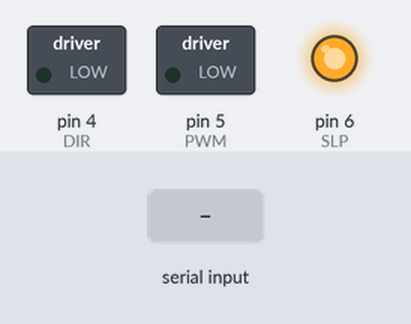
A sketch run on a simulated Arduino Uno, built with avr-gcc and run on an emulated ATmega328P. Shown: switched loads named in the sketch (green lamp = pin HIGH), output pins drawn as LEDs (lit = HIGH). The test bench sets the inputs (shaded band). What the sketch prints to the serial monitor is not drawn.

Above: at 1.2 s.
1.3 s: "30,150\n" received over Serial
At 2.0 s:
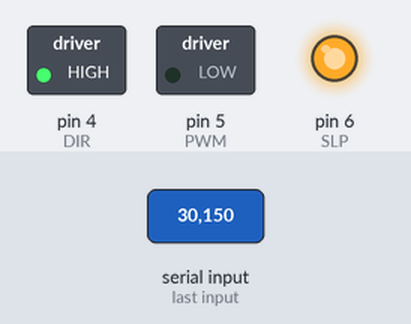
2.8 s: "2\n" received over Serial
At 4.0 s:
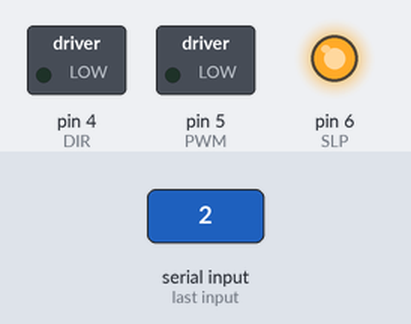
4.3 s: "1\n" received over Serial
At 5.1 s:
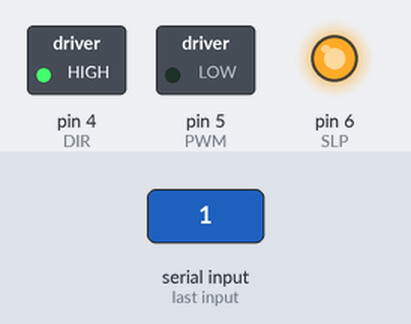
7.3 s: "200\n" received over Serial
At 8.4 s:
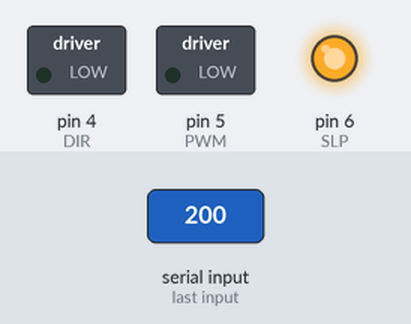
Timing chart, 0 to 9.8 s (numbered marks = the images above; inputs shaded):
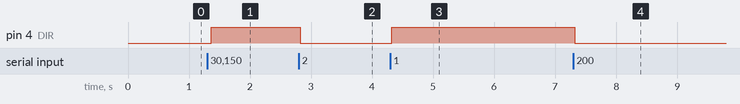

Measured:
- after the input at 1.3 s, pin 4 (DIR): LOW → HIGH after 0.06 s
- after the input at 2.8 s, pin 4 (DIR): HIGH → LOW at once
- after the input at 4.3 s, pin 4 (DIR): LOW → HIGH at once
- after the input at 7.3 s, pin 4 (DIR): HIGH → LOW at once

The sketch:

ard_cmd1.ino
```cpp
const int DIR = 4;
const int PWM = 5;
const int SLP = 6;
const int POT = A0;

int duty_cycle = 30; //percentage
int period = 1000; //us
int pot_val;
int cmd;


void setup() {
  pinMode(DIR, OUTPUT);
  pinMode(PWM, OUTPUT);
  pinMode(SLP, OUTPUT);
  pinMode(POT, INPUT);
  digitalWrite(SLP, HIGH);
  Serial.begin(9600);
  Serial.println("Motor initialized");
}

int pot_read()
{
  pot_val = analogRead(POT);
  Serial.println(pot_val);

}

void lift()
{
  Serial.println("Dropping...");
  digitalWrite(DIR, HIGH);
  analogWrite(PWM, (int)(duty_cycle*255/100));
}

void drop()
{

  Serial.println("Lifting...");
  digitalWrite(DIR, LOW);
  analogWrite(PWM, (int)(duty_cycle*255/100));
}

void loop() {
   //pot_read();
   if (Serial.available() > 0)
   {
    cmd = int(Serial.read()) - 48;
   }

   if (cmd == 1)
   {
    lift();
   }
   else if (cmd == 2)
   {
    drop();
   }
   else
   {
      analogWrite(PWM, 0);
      Serial.println("Stopped...");
   }

}
```
